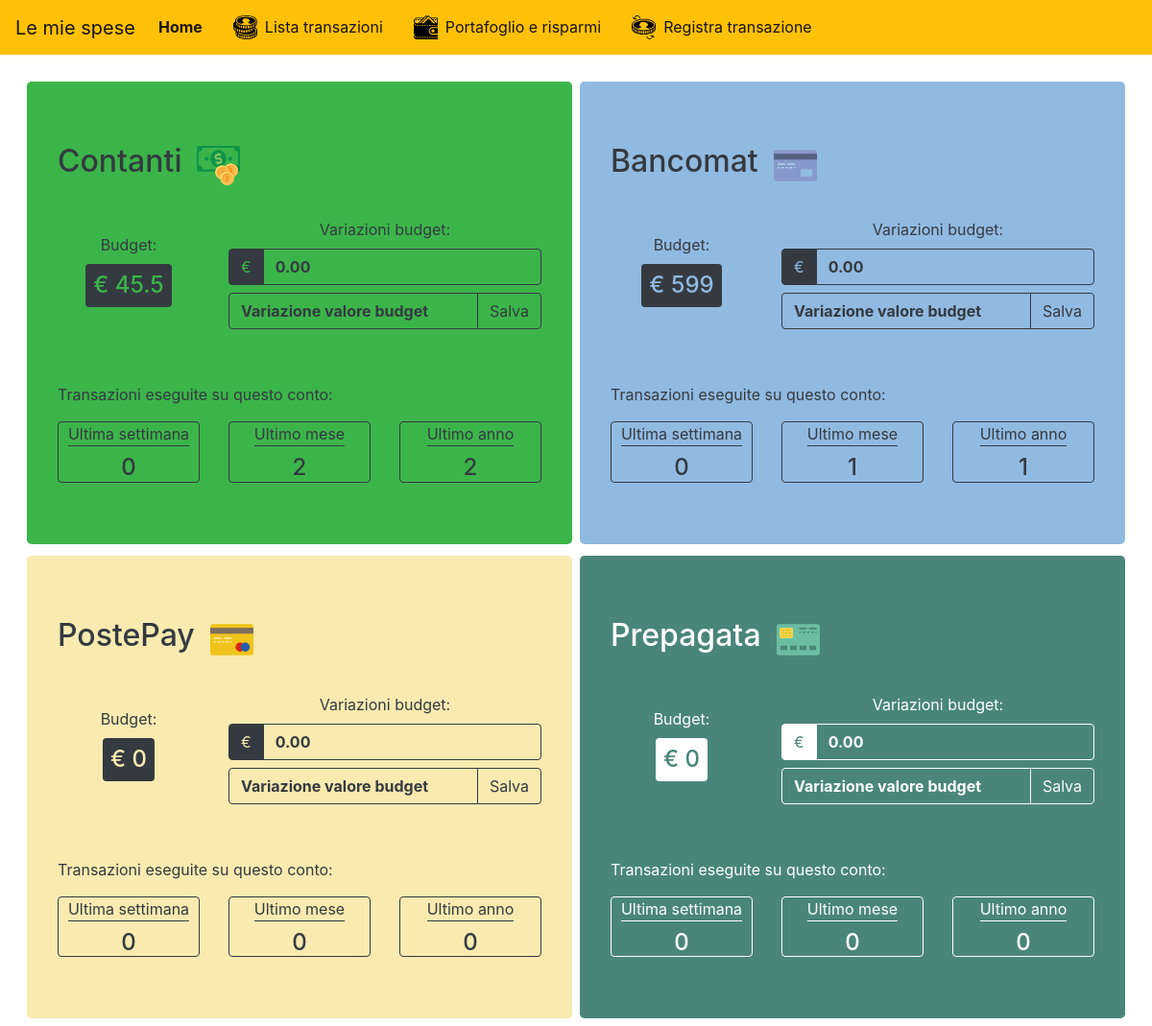
Page /index.php/portafoglio on the committed database.
### tables this page shows
CREATE TABLE `pagamenti` (
  `idPagamento` int(11) NOT NULL,
  `tipo` varchar(30) NOT NULL,
  `budget` double NOT NULL,
  `numTransazioni` int(11) NOT NULL,
  `imgPath` varchar(255) NOT NULL,
  `red` int(3) NOT NULL,
  `green` int(3) NOT NULL,
  `blue` int(3) NOT NULL
);

### application/controllers/Portafoglio.php (called while the page is built, shortened)
<?php
class Portafoglio extends CI_Controller {
  public function __construct()
  {
    $this->load->helper('url_helper');
  }
  public function index(){
    $data['budgets'] = $this->Portafoglio_model->get_budget();
    $giorno = date('w');
    $veroGiorno = ($giorno == 0) ? 6 : $giorno - 1 ;
    $settimanaInizio = date('Y-m-d', strtotime('-'.$veroGiorno.' days'));
    foreach ($data['budgets'] as $budget) {
      $data['trans_settimana'][$budget['idPagamento']] = $this->Portafoglio_model->get_count_by_date($settimanaInizio, $budget['idPagamento']);
      $data['trans_mese'][$budget['idPagamento']] = $this->Portafoglio_model->get_count_by_date(date('Y-m-01'), $budget['idPagamento']);
      $data['trans_anno'][$budget['idPagamento']] = $this->Portafoglio_model->get_count_by_date(date('Y-01-01'), $budget['idPagamento']);
    }
    $this->load->view('templates/header');
    $this->load->view('portafoglio/index', $data);
    $this->load->view('templates/footer');
  }
}

### index.php (called while the page is built, shortened)
<?php
require_once BASEPATH.'core/CodeIgniter.php';

### application/models/Portafoglio_model.php (called while the page is built, shortened)
<?php
class Portafoglio_model extends CI_Model {
        public function get_budget()
        {
          $this->db->order_by("numTransazioni", "desc");
          $query = $this->db->get('pagamenti');
          return $query->result_array();
        }
        public function get_count_by_date($dataInizio, $id){
          $this->db->where('data >=', $dataInizio);
          $this->db->where('data <=', date('Y-m-d'));
          $this->db->order_by('data', 'desc');
          $this->db->where('idPagamento', $id);
          return $this->db->count_all_results('transazioni');
        }
}

### application/views/portafoglio/index.php (the view, shortened to what this page needs)
<div class="container-fluid">
  <div class="row">
    <?php foreach ($budgets as $budget): ?>
      <?php $color = (($budget['red']*0.299 + $budget['green']*0.587 + $budget['blue']*0.114) > 130) ? 'dark' : 'white' ; ?>
      <div class="col-md-6 p-1">
        <div class="jumbotron mb-1 text-<?php echo $color;?>" style="background-color: rgb(<?php echo $budget['red'] ?>, <?php echo $budget['green'] ?>, <?php echo $budget['blue'] ?>);">
          <div class="d-flex flex-row">
            <h2 class="d-flex align-self-center"><?php echo $budget['tipo'];?></h2>
            <div class="d-flex align-items-stretch align-self-center ml-3">
              <img src="<?php echo base_url().$budget['imgPath']; ?>" alt="new" height="45" width="45">
            </div>
          </div>
          <div class="row mt-4">
            <div class="col-md-4 d-flex flex-column justify-content-center mt-2">
              <p class="d-flex justify-content-center mb-0">Budget:</p>
              <h4 class="d-flex align-self-center mt-2 p-2 rounded bg-<?php echo $color; ?>" style="color: rgb(<?php echo $budget['red'] ?>, <?php echo $budget['green'] ?>, <?php echo $budget['blue'] ?>);">€ <?php echo $budget['budget']; ?></h4>
            </div>
            <div class="col-md-8 d-flex flex-column align-self-center mt-2">
              <p class="d-flex justify-content-center mb-0">Variazioni budget:</p>
              <?php echo form_open('portafoglio/edit_budget');?>
              <div class="input-group mt-2 mb-2">
                <div class="input-group-prepend">
                  <span class="input-group-text bg-<?php echo $color;?> border border-<?php echo $color;?>" style="color: rgb(<?php echo $budget['red'] ?>, <?php echo $budget['green'] ?>, <?php echo $budget['blue'] ?>);">€</span>
                </div>
                <input type="number" step="any" class="form-control font-weight-bold border border-<?php echo $color;?> text-<?php echo $color;?>" value="0.00" name="cifra" style="background-color: rgb(<?php echo $budget['red'] ?>, <?php echo $budget['green'] ?>, <?php echo $budget['blue'] ?>);">
              </div>
              <div class="input-group">
                <input type="text" name="causale" class="form-control font-weight-bold border border-<?php echo $color;?> text-<?php echo $color;?>" value="Variazione valore budget" style="background-color: rgb(<?php echo $budget['red'] ?>, <?php echo $budget['green'] ?>, <?php echo $budget['blue'] ?>);">
                <div class="input-group-append">
                  <button class="btn btn-outline-<?php echo (($budget['red']*0.299 + $budget['green']*0.587 + $budget['blue']*0.114) > 130) ? 'dark' : 'light' ;?>" type="button" data-toggle="collapse" href="#collapseWarning<?php echo $budget['idPagamento']; ?>" role="button" aria-expanded="false" aria-controls="collapseWarning<?php echo $budget['idPagamento']; ?>">Salva</button>
                </div>
              </div>
            </div>
          </div>
          <div class="row mt-4">
            <div class="col-md-12 d-flex align-items-start mt-2">
              <p class="d-flex align-items-start mb-0">Transazioni eseguite su questo conto:</p>
            </div>
          </div>
          <div class="row mt-2">
            <div class="col-md-4 mt-2">
              <div class=" d-flex flex-column justify-content-center align-self-center rounded border border-<?php echo $color; ?>">
                <p class="d-flex align-self-center mb-0 border-bottom border-<?php echo $color; ?>">Ultima settimana</p>
                <h4 class="d-flex justify-content-center mt-2 mb-0"><?php echo $trans_settimana[$budget['idPagamento']]; ?></h4>
              </div>
            </div>
            <div class="col-md-4 mt-2">
              <div class=" d-flex flex-column justify-content-center align-self-center rounded border border-<?php echo $color; ?>">
                <p class="d-flex align-self-center mb-0 border-bottom border-<?php echo $color; ?>">Ultimo mese</p>
                <h4 class="d-flex justify-content-center mt-2 mb-0"><?php echo $trans_mese[$budget['idPagamento']]; ?></h4>
              </div>
            </div>
            <div class="col-md-4 mt-2">
              <div class=" d-flex flex-column justify-content-center align-self-center rounded border border-<?php echo $color; ?>">
                <p class="d-flex align-self-center mb-0 border-bottom border-<?php echo $color; ?>">Ultimo anno</p>
                <h4 class="d-flex justify-content-center mt-2 mb-0"><?php echo $trans_anno[$budget['idPagamento']]; ?></h4>
              </div>
            </div>
          </div>
        </div>
      </div>
    <?php endforeach; ?>
  </div>
</div>

### rows in the picture
pagamenti: tipo "Contanti", shows a picture, budget "45.5", idPagamento "0", idPagamento "2"
pagamenti: tipo "Bancomat", shows a picture, budget "599", idPagamento "0", idPagamento "1"
pagamenti: tipo "PostePay", shows a picture, budget "0", idPagamento "0"
pagamenti: tipo "Prepagata", shows a picture, budget "0", idPagamento "0"
